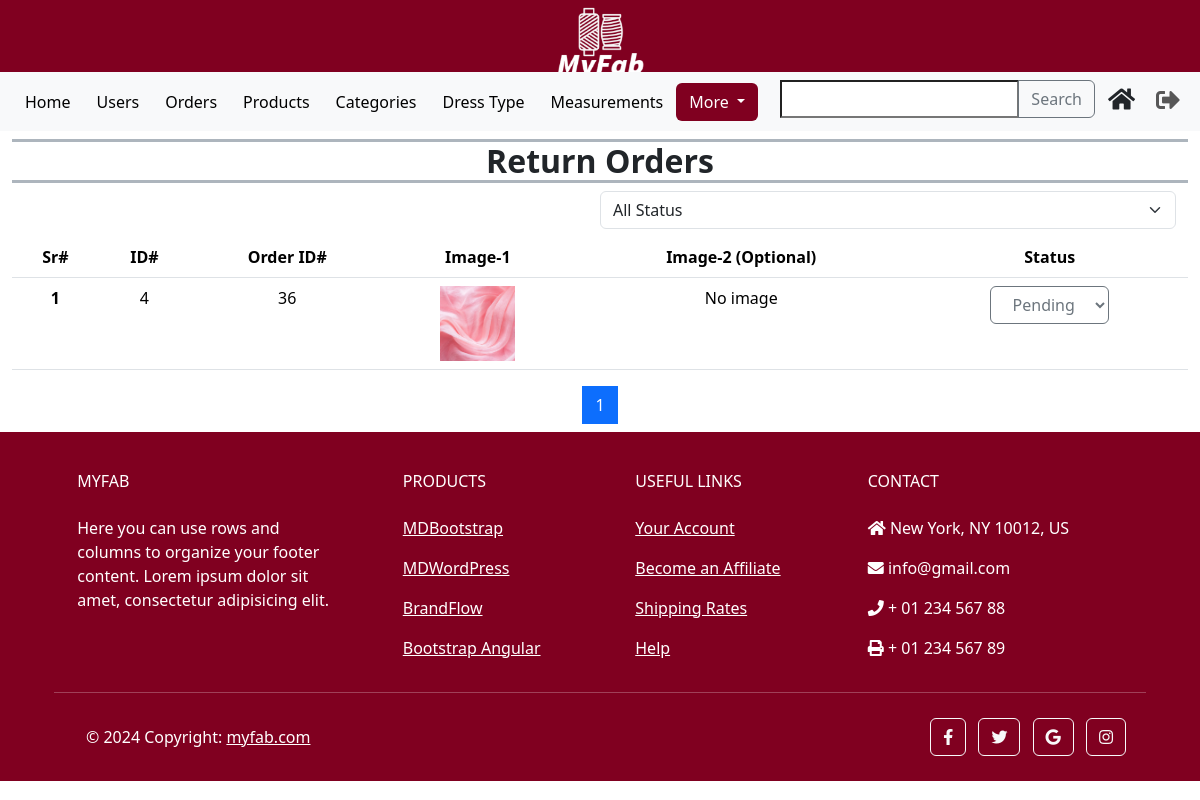
The app's page /custom_admin/returns/ (signed in), older data.
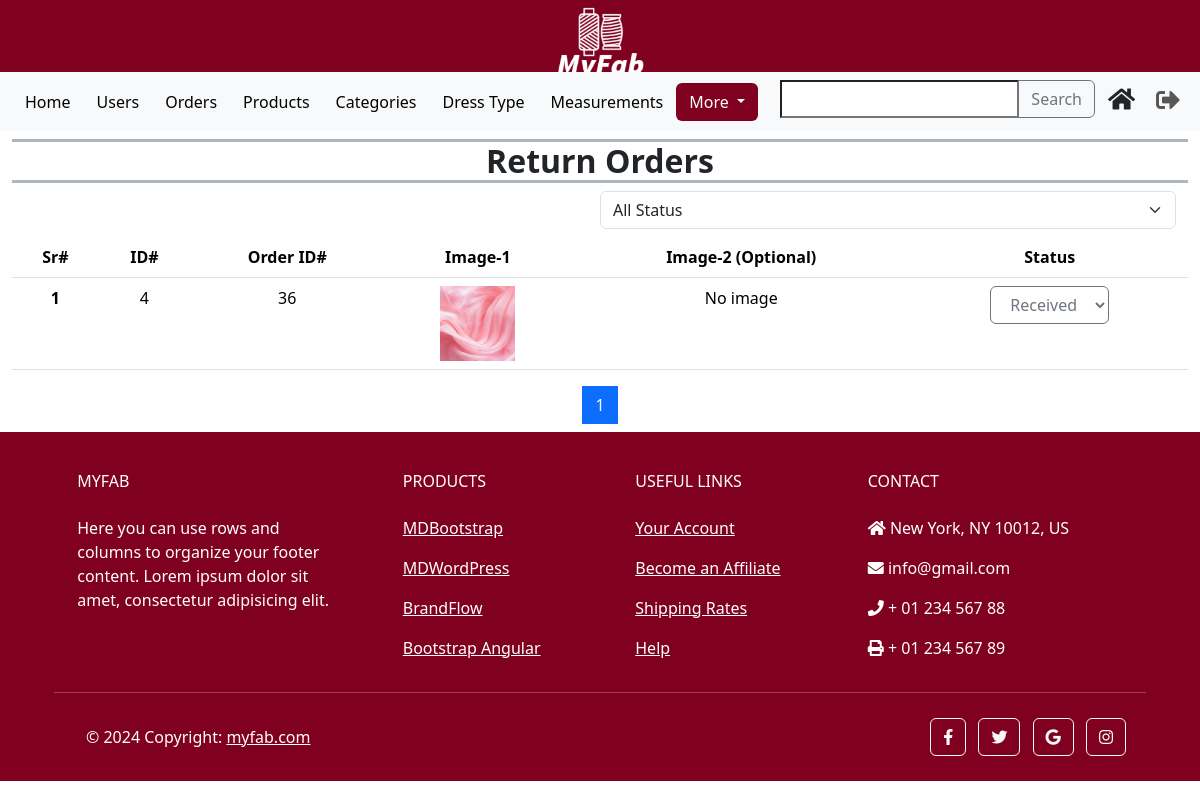
The same page, newer data.
### orders/models.py (models this page shows, shortened)
class ReturnOrder(models.Model):
    STATUS_CHOICES = [
        ('P', 'Pending'),
        ('A', 'Approved'),
        ('D', 'Denied'),
        ('S', 'Shipping'),
        ('R', 'Received'),
    ]
    order_id = models.ForeignKey(Order, on_delete=models.PROTECT)
    reason = models.TextField(null=False, blank=False)
    image_1 = models.ImageField(upload_to='images/return_order', null=False, blank=False)
    image_2 = models.ImageField(upload_to='images/return_order', null=True, blank=True)
    status = models.CharField(max_length=10, null=False, choices=STATUS_CHOICES, default='P')

class Order(models.Model):
    PAYMENT_CHOICES = [
        ('P', 'Prepaid'),
        ('C', 'Cash On Delivery'),
    ]
    STATUS_CHOICES = [
        ('P', 'Pending'),
        ('S', 'Shipping'),
        ('D', 'Delivered'),
        ('C', 'Cancelled'),
        ('R', 'Returned'),
    ]
    customer_id = models.ForeignKey(CustomUser, on_delete=models.CASCADE)
    product_id = models.ForeignKey(Product, on_delete=models.CASCADE)
    order_type = models.IntegerField(null=False)
    quantity = models.DecimalField(max_digits=10, decimal_places=2, default=0)
    price = models.DecimalField(max_digits=10, decimal_places=2, default=0)
    add_date = models.DateField(auto_now_add=True)
    payment_method = models.CharField(max_length=10, null=False, choices=PAYMENT_CHOICES)
    status = models.CharField(max_length=10, null=False, choices=STATUS_CHOICES, default='P')
    address = models.ForeignKey(Address, on_delete=models.PROTECT)
    order_measurements = models.TextField(null=True, default=None, blank=True)

### custom_admin/views.py (the view, shortened to what this page needs)
# urls.py: path('returns/', AdminReturnsView.as_view(), name = 'admin_order_return'),
class AdminReturnsView(View):
    def get(self, request):
        returns = ReturnOrder.objects.all().order_by('-id')
        paginator = Paginator(returns, 10)
        page_number = request.GET.get('page')
        try:
            paged_returns = paginator.page(page_number)
        except PageNotAnInteger:
            paged_returns = paginator.page(1)
        except EmptyPage:
            paged_returns = paginator.page(paginator.num_pages)
        start_serial_number = (paged_returns.number - 1) * paginator.per_page + 1
        serial_numbers = list(range(start_serial_number, start_serial_number + len(paged_returns)))
        zipped_data = zip(serial_numbers, paged_returns)
        context = {'zipped_data': zipped_data, 'returns': paged_returns}
        return render(request, 'admin_returns.html', context)

### templates/admin_returns.html (shortened to what the changed rows need)
{% extends 'admin_base.html' %}
{% load static %}
{% load custom_filters %}
{% block content %}
    <section class="container-fluid mb-2">
        <div class="row h-100">
            <div class="col-12">
                <div class="table-responsive text-center">
                    <table class="table  table-hover">
                        <thead>
                        <tr>
                            <th scope="col">Sr#</th>
                            <th scope="col">ID#</th>
                            <th scope="col">Order ID#</th>
                            <th scope="col">Image-1</th>
                            <th scope="col">Image-2 (Optional)</th>
                            <th scope="col">
                                <span id="return-status-heading">
                                    Status
                                </span>
                            </th>
                        </tr>
                        </thead>
                        <tbody id="return-table-body">
                            {% for serial_number, return in zipped_data %}
                            <tr>
                                <th scope="row">{{ serial_number }}</th>
                                <td>{{ return.id }}</td>
                                <td>{{ return.order_id.id }}</td>
                                <td>
                                    <a href="{{ return.image_1.url }}" target="_blank">
                                        <img class="thumbnail-image" src="{{ return.image_1.url }}" alt="{{ return.id }} Image-1">
                                    </a>
                                </td>
                                <td>
                                    {% if return.image_2 %}
                                    <a href="{{ return.image_2.url }}" target="_blank">
                                        <img class="thumbnail-image" src="{{ return.image_1.url }}" alt="{{ return.id }} Image-2">
                                    </a>
                                    {% else %}
                                    <p class="">No image</p>
                                    {% endif %}
                                </td>
                                <td>
                                    <select class="status-select btn btn-outline-secondary"
                                        data-return-id="{{ return.id }}"
                                        onchange="changeReturnStatus(this)">
                                    {% for status in return.STATUS_CHOICES %}
                                        <option value="{{ status.0 }}" {% if return.status == status.0 %} selected {% endif %}>
                                            {{ status.1 }}
                                        </option>
                                    {% endfor %}
                                    </select>
                                </td>
                            </tr>
                            {% endfor %}
                        </tbody>
                    </table>
                </div>
            </div>
        </div>
    </section>
{% endblock content %}

Row changes from the older to the newer data that the page shows:
changed ReturnOrder id 4: status+id "Pending" → "Received"
